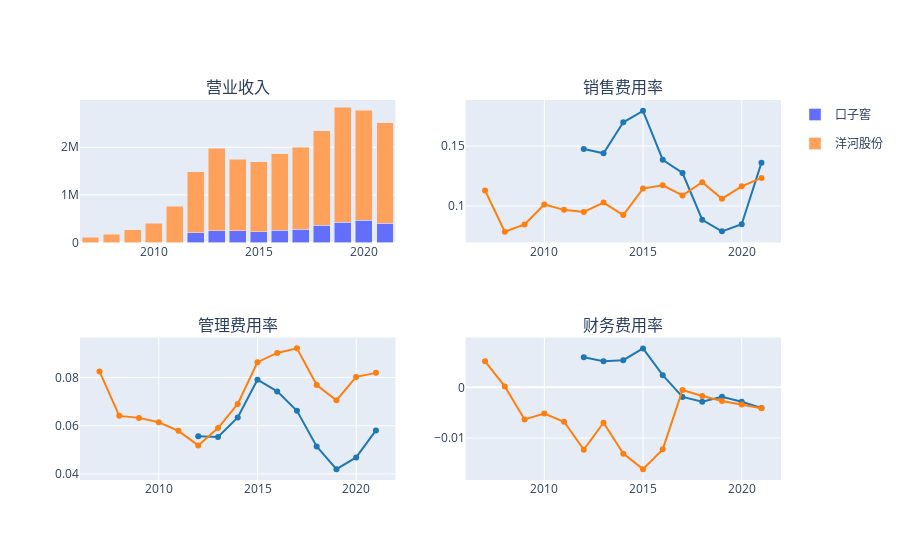

The cell this chart's notebook holds for it:
### Markdown cell above
## 费用占比

### Code cell
fig = make_subplots(2,2, subplot_titles=['营业收入','销售费用率','管理费用率','财务费用率',])

for i,k in enumerate(data_dfs.keys()):
    line_ = dict(color=DEFAULT_PLOTLY_COLORS[i])
    data_df = data_dfs[k]
    
    fig.append_trace(go.Bar(x=data_df.index, y=data_df.revenue,name=k,legendgroup=k),1,1)
    fig.append_trace(go.Scatter(x=data_df.index, y=data_df.saleexp_to_gr,name=k,line=line_,legendgroup=k, showlegend=False),1,2)
    fig.append_trace(go.Scatter(x=data_df.index, y=data_df.adminexp_of_gr,name=k,line=line_,legendgroup=k, showlegend=False),2,1)
    fig.append_trace(go.Scatter(x=data_df.index, y=data_df.finaexp_of_gr,name=k,line=line_,legendgroup=k, showlegend=False),2,2)

fig.update_layout(barmode='stack')
fig.show()

### Figure 1 — Plotly figure (JSON) as saved in the notebook; plotly's stock layout.template omitted (floating-point values rounded to 4 significant figures)
{"data": [{"legendgroup": "口子窖", "name": "口子窖", "type": "bar", "x": ["2020-12-31", "2019-12-31", "2018-12-31", "2017-12-31", "2016-12-31", "2015-12-31", "2014-12-31", "2013-12-31", "2012-12-31", "2011-12-31"], "xaxis": "x", "y": [401114, 467209, 426896, 360265, 283018, 258401, 225855, 244715, 250655, 209242], "yaxis": "y"}, {"legendgroup": "口子窖", "line": {"color": "rgb(31, 119, 180)"}, "name": "口子窖", "showlegend": false, "type": "scatter", "x": ["2020-12-31", "2019-12-31", "2018-12-31", "2017-12-31", "2016-12-31", "2015-12-31", "2014-12-31", "2013-12-31", "2012-12-31", "2011-12-31"], "xaxis": "x2", "y": [0.1362, 0.08473, 0.07877, 0.08845, 0.1275, 0.1386, 0.1794, 0.1699, 0.144, 0.1475], "yaxis": "y2"}, {"legendgroup": "口子窖", "line": {"color": "rgb(31, 119, 180)"}, "name": "口子窖", "showlegend": false, "type": "scatter", "x": ["2020-12-31", "2019-12-31", "2018-12-31", "2017-12-31", "2016-12-31", "2015-12-31", "2014-12-31", "2013-12-31", "2012-12-31", "2011-12-31"], "xaxis": "x3", "y": [0.05807, 0.0469, 0.04204, 0.05141, 0.06622, 0.07425, 0.07909, 0.06347, 0.0554, 0.05571], "yaxis": "y3"}, {"legendgroup": "口子窖", "line": {"color": "rgb(31, 119, 180)"}, "name": "口子窖", "showlegend": false, "type": "scatter", "x": ["2020-12-31", "2019-12-31", "2018-12-31", "2017-12-31", "2016-12-31", "2015-12-31", "2014-12-31", "2013-12-31", "2012-12-31", "2011-12-31"], "xaxis": "x4", "y": [-0.004076, -0.002851, -0.001874, -0.002823, -0.001887, 0.002407, 0.007691, 0.005357, 0.005147, 0.005955], "yaxis": "y4"}, {"legendgroup": "洋河股份", "name": "洋河股份", "type": "bar", "x": ["2020-12-31", "2019-12-31", "2018-12-31", "2017-12-31", "2016-12-31", "2015-12-31", "2014-12-31", "2013-12-31", "2012-12-31", "2011-12-31", "2010-12-31", "2009-12-31", "2008-12-31", "2007-12-31", "2006-12-31"], "xaxis": "x", "y": [2110105, 2312648, 2415980, 1991794, 1718311, 1605244, 1467221, 1502362, 1727048, 1274092, 761909, 400205, 268220, 176201, 107143], "yaxis": "y"}, {"legendgroup": "洋河股份", "line": {"color": "rgb(255, 127, 14)"}, "name": "洋河股份", "showlegend": false, "type": "scatter", "x": ["2020-12-31", "2019-12-31", "2018-12-31", "2017-12-31", "2016-12-31", "2015-12-31", "2014-12-31", "2013-12-31", "2012-12-31", "2011-12-31", "2010-12-31", "2009-12-31", "2008-12-31", "2007-12-31", "2006-12-31"], "xaxis": "x2", "y": [0.1234, 0.1164, 0.106, 0.1199, 0.1088, 0.1173, 0.1145, 0.09237, 0.1028, 0.09492, 0.09673, 0.1012, 0.08448, 0.07853, 0.1129], "yaxis": "y2"}, {"legendgroup": "洋河股份", "line": {"color": "rgb(255, 127, 14)"}, "name": "洋河股份", "showlegend": false, "type": "scatter", "x": ["2020-12-31", "2019-12-31", "2018-12-31", "2017-12-31", "2016-12-31", "2015-12-31", "2014-12-31", "2013-12-31", "2012-12-31", "2011-12-31", "2010-12-31", "2009-12-31", "2008-12-31", "2007-12-31", "2006-12-31"], "xaxis": "x3", "y": [0.08194, 0.08028, 0.07054, 0.07692, 0.09209, 0.0902, 0.08636, 0.06905, 0.05907, 0.05188, 0.0579, 0.06146, 0.06328, 0.06411, 0.08253], "yaxis": "y3"}, {"legendgroup": "洋河股份", "line": {"color": "rgb(255, 127, 14)"}, "name": "洋河股份", "showlegend": false, "type": "scatter", "x": ["2020-12-31", "2019-12-31", "2018-12-31", "2017-12-31", "2016-12-31", "2015-12-31", "2014-12-31", "2013-12-31", "2012-12-31", "2011-12-31", "2010-12-31", "2009-12-31", "2008-12-31", "2007-12-31", "2006-12-31"], "xaxis": "x4", "y": [-0.004134, -0.003391, -0.002696, -0.001702, -0.0005209, -0.01223, -0.01613, -0.01308, -0.006989, -0.01229, -0.006793, -0.00516, -0.006323, 0.0001816, 0.005133], "yaxis": "y4"}], "layout": {"annotations": [{"font": {"size": 16}, "showarrow": false, "text": "营业收入", "x": 0.225, "xanchor": "center", "xref": "paper", "y": 1, "yanchor": "bottom", "yref": "paper"}, {"font": {"size": 16}, "showarrow": false, "text": "销售费用率", "x": 0.775, "xanchor": "center", "xref": "paper", "y": 1, "yanchor": "bottom", "yref": "paper"}, {"font": {"size": 16}, "showarrow": false, "text": "管理费用率", "x": 0.225, "xanchor": "center", "xref": "paper", "y": 0.375, "yanchor": "bottom", "yref": "paper"}, {"font": {"size": 16}, "showarrow": false, "text": "财务费用率", "x": 0.775, "xanchor": "center", "xref": "paper", "y": 0.375, "yanchor": "bottom", "yref": "paper"}], "barmode": "stack", "xaxis": {"anchor": "y", "domain": [0, 0.45]}, "xaxis2": {"anchor": "y2", "domain": [0.55, 1]}, "xaxis3": {"anchor": "y3", "domain": [0, 0.45]}, "xaxis4": {"anchor": "y4", "domain": [0.55, 1]}, "yaxis": {"anchor": "x", "domain": [0.625, 1]}, "yaxis2": {"anchor": "x2", "domain": [0.625, 1]}, "yaxis3": {"anchor": "x3", "domain": [0, 0.375]}, "yaxis4": {"anchor": "x4", "domain": [0, 0.375]}}}
